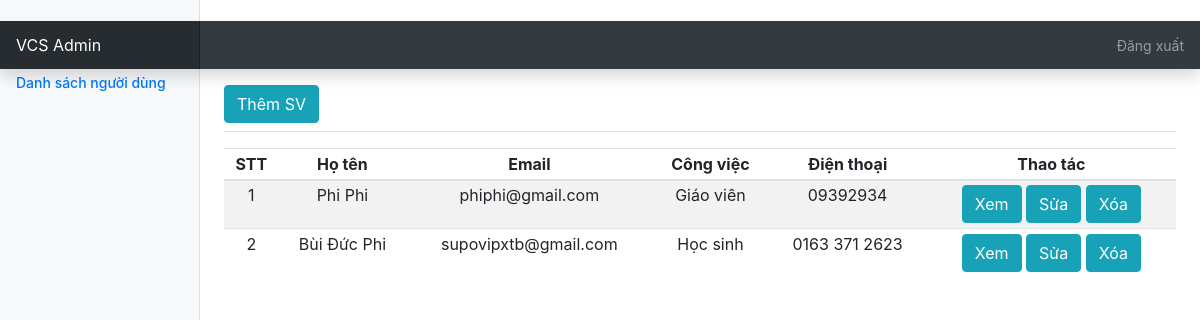
The app's page /teacher_dasboard.php (signed in) with its own data.
### tables this page shows
CREATE TABLE `user` (
  `id` int(11) NOT NULL,
  `username` varchar(100) NOT NULL,
  `password` varchar(100) NOT NULL,
  `name` varchar(100) NOT NULL,
  `email` varchar(150) NOT NULL,
  `telephone` varchar(100) NOT NULL,
  `usertype` varchar(5) NOT NULL,
  `created_at` datetime NOT NULL
);

### teacher_dasboard.php (the view, shortened to what this page needs)
<?php
include 'config.php';
$data = array();
$qr = mysqli_query($con, "select * from user");
while ($row = mysqli_fetch_assoc($qr)) {
	array_push($data, $row);
}
?>
<!DOCTYPE html>
<html>
<head>
    <link rel="stylesheet" href="https://stackpath.bootstrapcdn.com/bootstrap/4.5.2/css/bootstrap.min.css">
    <link href="dashboard.css" rel="stylesheet">
</head>
<body>
    <nav class="navbar navbar-dark sticky-top bg-dark flex-md-nowrap p-0 shadow">
        <a class="navbar-brand col-md-3 col-lg-2 mr-0 px-3" href="teacher_dasboard.php">VCS Admin</a>
        <ul class="navbar-nav px-3">
            <li class="nav-item text-nowrap">
                <a class="nav-link" href="logout.php">Đăng xuất</a>
            </li>
        </ul>
    </nav>
    <div class="container-fluid">
        <div class="row">
            <nav id="sidebarMenu" class="col-md-3 col-lg-2 d-md-block bg-light sidebar collapse">
                <div class="sidebar-sticky pt-3">
                    <ul class="nav flex-column">
                        <li class="nav-item">
                            <a class="nav-link active" href="">
                                Danh sách người dùng <span class="sr-only">(current)</span>
                            </a>
                        </li>
                </div>
            </nav>
            <main role="main" class="col-md-9 ml-sm-auto col-lg-10 px-md-4">
                <div
                    class="d-flex justify-content-between flex-wrap flex-md-nowrap align-items-center pt-3 pb-2 mb-3 border-bottom">
                    <div class="btn-group mr-2">
                        <a class="btn btn-info" href="add_student.php">
                            Thêm SV</a>
                    </div>
                </div>
                <div class="table-responsive">
                    <table class="table table-striped table-sm" style="text-align: center;">
                        <thead>
                            <tr>
                                <th>STT</th>
                                <th>Họ tên</th>
                                <th>Email</th>
                                <th>Công việc</th>
                                <th>Điện thoại</th>
                                <th>Thao tác</th>
                            </tr>
                        </thead>
                        <tbody>
                            <?php
							foreach ($data as $d) {
							?>
                            <tr>
                                <td><?php echo $d['id']; ?></td>
                                <td><?php echo $d['name']; ?></td>
                                <td><?php echo $d['email']; ?></td>
                                <td>
                                    <?php if ($d['usertype'] == '1') {
											echo "Giáo viên";
										} else {
											echo "Học sinh";
										} ?>
                                </td>
                                <td><?php echo $d['telephone']; ?></td>
                                <td><a class="btn btn-info" href="edit_result.php?id=<?php echo $d['id']; ?>">
                                        Xem</a>
                                    <a class="btn btn-info" href="edit_student.php?id=<?php echo $d['id']; ?>">
                                        Sửa</a>
                                    <a class="btn btn-info" href="edit_result.php?id=<?php echo $d['id']; ?>">
                                        Xóa</a>
                                </td>
                            </tr>
                            <?php
							}
							?>
                        </tbody>
                    </table>
                </div>
            </main>
        </div>
    </div>
</body>
</html>

### dashboard.css (style rules this page uses)
body { font-size: .875rem; }
.sidebar { position: fixed; top: 0; bottom: 0; left: 0; z-index: 100; padding: 48px 0 0; box-shadow: inset -1px 0 0 rgba(0, 0, 0, .1); }
.sidebar-sticky { position: relative; top: 0; height: calc(100vh - 48px); padding-top: .5rem; overflow-x: hidden; overflow-y: auto; }
.sidebar .nav-link { font-weight: 500; color: #333; }
.sidebar .nav-link.active { color: #007bff; }
.navbar-brand { padding-top: .75rem; padding-bottom: .75rem; font-size: 1rem; background-color: rgba(0, 0, 0, .25); box-shadow: inset -1px 0 0 rgba(0, 0, 0, .25); }

### records on screen
user: id "1", name "Phi Phi", email "phiphi@gmail.com", usertype "Giáo viên", telephone "09392934"
user: id "2", name "Bùi Đức Phi", email "supovipxtb@gmail.com", usertype "Học sinh", telephone "0163 371 2623"
